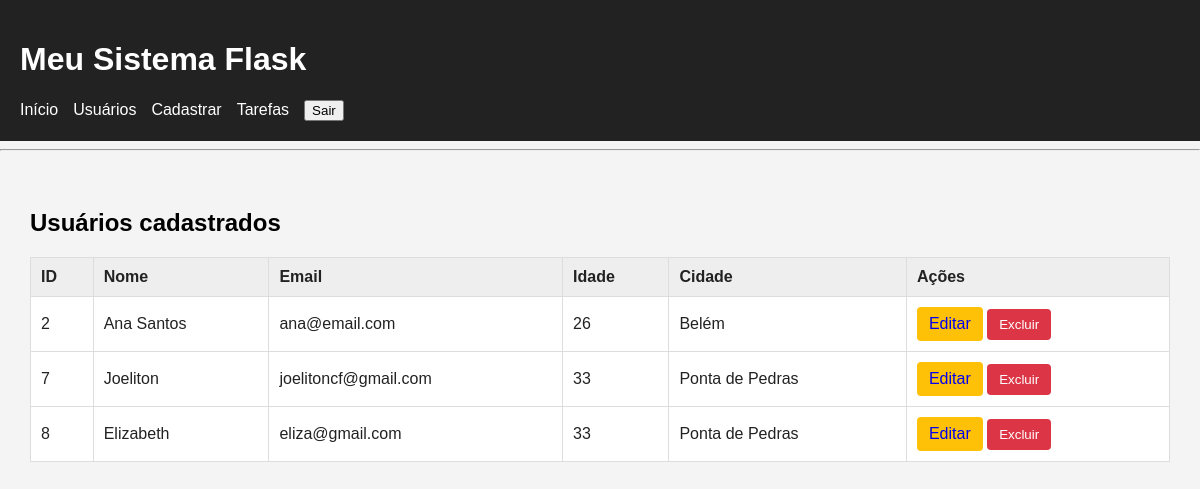
/usuarios/usuarios (signed in), run on an earlier commit of the app's database.
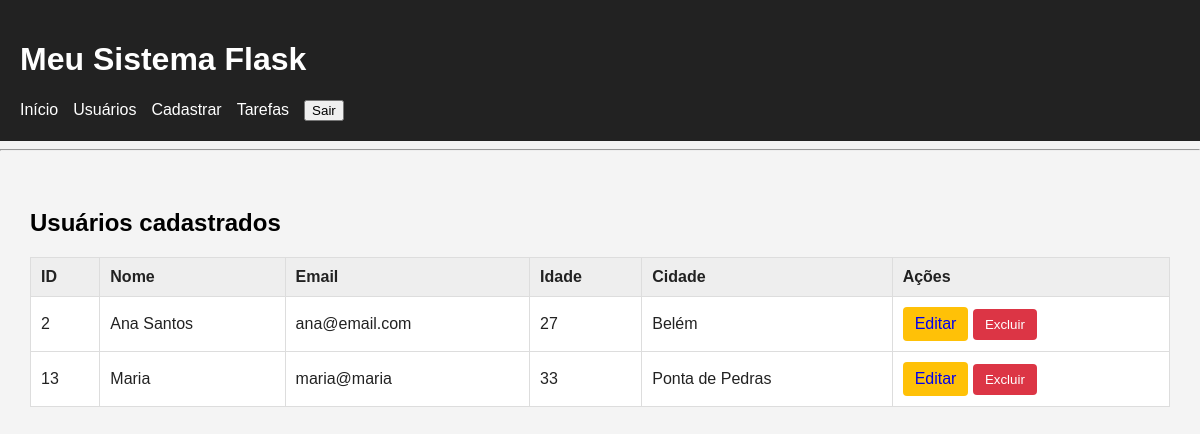
And on a later commit of the database.
### tables this page shows
CREATE TABLE usuarios (
                       id  INTEGER PRIMARY KEY AUTOINCREMENT,
                       nome TEXT NOT NULL, 
                       email TEXT NOT NULL,
                       idade INTERGER,
                       cidade TEXT                       
                   );

### routes/usuarios.py (the view)
@usuarios_bp.route("/usuarios")
@login_required
def usuarios():
    lista = listar_usuarios()
    return render_template('usuarios.html', usuarios=lista)

### auth_utils.py (called while the page is built, shortened)
def login_required(funcao):
    @wraps(funcao)
    def verificar_login(*args, **kwargs):
        return funcao(*args, **kwargs)
    return verificar_login

### banco.py (called while the page is built)
def conectar():
    conexao = sqlite3.connect("banco.db")
    conexao.row_factory = sqlite3.Row
    conexao.execute(
        "PRAGMA foreign_keys = ON"
    )
    return conexao

def listar_usuarios():
    conexao = conectar()
    cursor = conexao.cursor()
    cursor.execute("""
                       SELECT * FROM usuarios
                       """)
    usuarios = cursor.fetchall()
    conexao.close()
    return usuarios

### templates/usuarios.html (shortened to what this page needs)
{% extends "base.html" %}
{% block conteudo %}
<h2>Usuários cadastrados</h2>
<table class="tabela">
    <thead style="background-color: blue; color: white;">
        <tr>
            <th>ID</th>
            <th>Nome</th>
            <th>Email</th>
            <th>Idade</th>
            <th>Cidade</th>
            <th>Ações</th>
        </tr>
    </thead>
    <tbody>
        {% for usuario in usuarios %}
        <tr>
            <td>{{usuario.id}}</td>
            <td>{{usuario.nome}}</td>
            <td>{{usuario.email}}</td>
            <td>{{usuario.idade}}</td>
            <td>{{usuario.cidade}}</td>
            <td>
                <a href="{{ url_for('usuarios.editar', id=usuario.id) }}" class="botao botao-editar"
                    style="text-decoration: none;">Editar</a>
                <form action="{{ url_for('usuarios.excluir', id=usuario.id) }}" method="POST" class="form-excluir""
                    onsubmit=" return confirm('Deseja realmente excluir este usuário?')">
                    <button type="submit" class="botao botao-excluir">Excluir</button>
                </form>
            </td>
        </tr>
        {% endfor %}
    </tbody>
</table>
{% endblock %}

What changed in the data, as far as the page shows it:
removed usuarios: id "7", nome "Joeliton", email "joelitoncf@gmail.com", idade "33", cidade "Ponta de Pedras"
removed usuarios: id "8", nome "Elizabeth", email "eliza@gmail.com", idade "33", cidade "Ponta de Pedras"
changed usuarios "Ana Santos": idade "26" → "27"
added usuarios: id "13", nome "Maria", email "maria@maria", idade "33", cidade "Ponta de Pedras"
